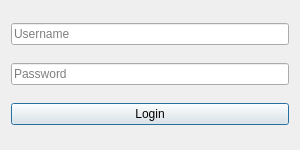
<?xml version="1.0" encoding="UTF-8"?>
<ui version="4.0">
 <class>LoginDialog</class>
 <widget class="QDialog" name="LoginDialog">
  <property name="geometry">
   <rect>
    <x>0</x>
    <y>0</y>
    <width>300</width>
    <height>150</height>
   </rect>
  </property>
  <property name="windowTitle">
   <string>Login</string>
  </property>
  <layout class="QVBoxLayout" name="verticalLayout">
   <item>
    <widget class="QLineEdit" name="usernameLineEdit">
     <property name="placeholderText">
      <string>Username</string>
     </property>
    </widget>
   </item>
   <item>
    <widget class="QLineEdit" name="passwordLineEdit">
     <property name="echoMode">
      <enum>QLineEdit::Password</enum>
     </property>
     <property name="placeholderText">
      <string>Password</string>
     </property>
    </widget>
   </item>
   <item>
    <layout class="QHBoxLayout" name="horizontalLayout">
     <item>
      <widget class="QPushButton" name="loginButton">
       <property name="text">
        <string>Login</string>
       </property>
      </widget>
     </item>
    </layout>
   </item>
  </layout>
 </widget>
 <resources/>
 <connections/>
</ui>
